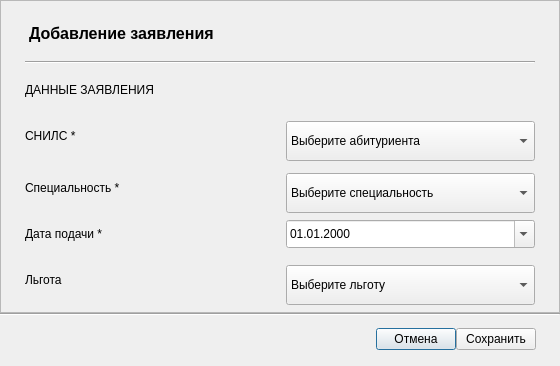
<?xml version="1.0" encoding="UTF-8"?>
<ui version="4.0">
 <class>AddApplicationDialog</class>
 <widget class="QDialog" name="AddApplicationDialog">
  <property name="geometry">
   <rect>
    <x>0</x>
    <y>0</y>
    <width>560</width>
    <height>366</height>
   </rect>
  </property>
  <property name="windowTitle">
   <string>Добавление заявления</string>
  </property>
  <property name="styleSheet">
   <string notr="true">QDialog,
QWidget,
QScrollArea,
QScrollArea &gt; QWidget,
QScrollArea &gt; QWidget &gt; QWidget {
    background-color: rgb(255, 255, 255);
}
QLabel {
    color: rgb(0, 0, 0);
    background-color: transparent;
}
QLabel#groupLabel {
    color: #1976D2;
    font-weight: bold;
    padding-top: 8px;
    background-color: transparent;
}
QPushButton {
    background-color: #1976D2;
    color: #FFFFFF;
    border: none;
    border-radius: 3px;
    min-height: 28px;
    padding: 0 16px;
}
QPushButton:hover {
    background-color: #1565C0;
}
QPushButton:pressed {
    background-color: #0D47A1;
}
QPushButton#btnCancel {
    background-color: #757575;
}
QPushButton#btnCancel:hover {
    background-color: #616161;
}
QPushButton#btnCancel:pressed {
    background-color: #424242;
}
QLineEdit {
    background-color: #F5F5F5;
    border: 1px solid #E0E0E0;
    border-radius: 8px;
    color: #000000;
    min-height: 28px;
    padding: 0 8px;
}
QLineEdit:focus {
    border: 1px solid #1976D2;
}
QComboBox {
    background-color: rgb(255, 255, 255);
    border: 1px solid #E0E0E0;
    border-radius: 6px;
    padding: 5px;
    color: #000000;
    min-height: 28px;
}
QComboBox:focus {
    border: 1px solid #1976D2;
}
QDateEdit {
    background-color: #F5F5F5;
    border: 1px solid #E0E0E0;
    border-radius: 8px;
    color: #000000;
    min-height: 28px;
    padding: 0 8px;
}
QDateEdit:focus {
    border: 1px solid #1976D2;
}
QSpinBox {
    background-color: #F5F5F5;
    border: 1px solid #E0E0E0;
    border-radius: 8px;
    color: #000000;
    min-height: 28px;
    padding: 0 8px;
}
QDoubleSpinBox {
    background-color: #F5F5F5;
    border: 1px solid #E0E0E0;
    border-radius: 8px;
    color: #000000;
    min-height: 28px;
    padding: 0 8px;
}
QCheckBox {
    color: #000000;
    spacing: 8px;
}

QCheckBox::indicator {
    width: 18px;
    height: 18px;
    border: 1px solid #E0E0E0;
    border-radius: 3px;
    background-color: #F5F5F5;
}

QCheckBox::indicator:checked {
    background-color: #1976D2;
    border: 1px solid #1976D2;
}

QFrame#divider {
    color: #E0E0E0;
}
QScrollArea {
    border: none;
    background-color: rgb(255, 255, 255);
}
QAbstractItemView {
    background-color: rgb(255, 255, 255);
    border: 1px solid #E0E0E0;
    color: rgb(0, 0, 0);
}
QAbstractItemView::item:selected {
    background-color: #1976D2;
    color: #FFFFFF;
}
</string>
  </property>
  <layout class="QVBoxLayout" name="mainLayout">
   <property name="spacing">
    <number>0</number>
   </property>
   <property name="leftMargin">
    <number>0</number>
   </property>
   <property name="topMargin">
    <number>0</number>
   </property>
   <property name="rightMargin">
    <number>0</number>
   </property>
   <property name="bottomMargin">
    <number>0</number>
   </property>
   <item>
    <widget class="QScrollArea" name="scrollArea">
     <property name="widgetResizable">
      <bool>true</bool>
     </property>
     <widget class="QWidget" name="scrollContent">
      <property name="geometry">
       <rect>
        <x>0</x>
        <y>0</y>
        <width>548</width>
        <height>322</height>
       </rect>
      </property>
      <layout class="QVBoxLayout" name="scrollLayout">
       <property name="spacing">
        <number>12</number>
       </property>
       <property name="leftMargin">
        <number>24</number>
       </property>
       <property name="topMargin">
        <number>20</number>
       </property>
       <property name="rightMargin">
        <number>24</number>
       </property>
       <property name="bottomMargin">
        <number>12</number>
       </property>
       <item>
        <widget class="QLabel" name="titleLabel">
         <property name="styleSheet">
          <string>font-size: 16px; font-weight: bold; color: #000000; padding-bottom: 4px;</string>
         </property>
         <property name="text">
          <string>Добавление заявления</string>
         </property>
        </widget>
       </item>
       <item>
        <widget class="QFrame" name="divider">
         <property name="frameShape">
          <enum>QFrame::Shape::HLine</enum>
         </property>
         <property name="frameShadow">
          <enum>QFrame::Shadow::Sunken</enum>
         </property>
        </widget>
       </item>
       <item>
        <widget class="QLabel" name="groupLabel">
         <property name="text">
          <string>ДАННЫЕ ЗАЯВЛЕНИЯ</string>
         </property>
        </widget>
       </item>
       <item>
        <layout class="QHBoxLayout">
         <item>
          <widget class="QLabel" name="lblSnils">
           <property name="text">
            <string>СНИЛС *</string>
           </property>
          </widget>
         </item>
         <item>
          <widget class="QComboBox" name="comboBox">
           <property name="minimumSize">
            <size>
             <width>0</width>
             <height>40</height>
            </size>
           </property>
           <property name="maximumSize">
            <size>
             <width>16777215</width>
             <height>30</height>
            </size>
           </property>
           <item>
            <property name="text">
             <string>Выберите абитуриента</string>
            </property>
           </item>
          </widget>
         </item>
        </layout>
       </item>
       <item>
        <layout class="QHBoxLayout">
         <item>
          <widget class="QLabel" name="lblSpecialty">
           <property name="text">
            <string>Специальность *</string>
           </property>
          </widget>
         </item>
         <item>
          <widget class="QComboBox" name="inputSpecialty">
           <property name="minimumSize">
            <size>
             <width>0</width>
             <height>40</height>
            </size>
           </property>
           <property name="maximumSize">
            <size>
             <width>16777215</width>
             <height>30</height>
            </size>
           </property>
           <item>
            <property name="text">
             <string>Выберите специальность</string>
            </property>
           </item>
          </widget>
         </item>
        </layout>
       </item>
       <item>
        <layout class="QHBoxLayout">
         <item>
          <widget class="QLabel" name="lblSubmissionDate">
           <property name="text">
            <string>Дата подачи *</string>
           </property>
          </widget>
         </item>
         <item>
          <widget class="QDateEdit" name="inputSubmissionDate">
           <property name="maximumSize">
            <size>
             <width>16777215</width>
             <height>30</height>
            </size>
           </property>
           <property name="displayFormat">
            <string>dd.MM.yyyy</string>
           </property>
           <property name="calendarPopup">
            <bool>true</bool>
           </property>
          </widget>
         </item>
        </layout>
       </item>
       <item>
        <layout class="QHBoxLayout">
         <item>
          <widget class="QLabel" name="lblBenefit">
           <property name="text">
            <string>Льгота</string>
           </property>
          </widget>
         </item>
         <item>
          <widget class="QComboBox" name="inputBenefit">
           <property name="minimumSize">
            <size>
             <width>0</width>
             <height>40</height>
            </size>
           </property>
           <property name="maximumSize">
            <size>
             <width>16777215</width>
             <height>30</height>
            </size>
           </property>
           <item>
            <property name="text">
             <string>Выберите льготу</string>
            </property>
           </item>
           <item>
            <property name="text">
             <string>Нет</string>
            </property>
           </item>
           <item>
            <property name="text">
             <string>Для детей инвалидов</string>
            </property>
           </item>
           <item>
            <property name="text">
             <string>Для детей участников СВО</string>
            </property>
           </item>
           <item>
            <property name="text">
             <string>Льгота для сирот</string>
            </property>
           </item>
          </widget>
         </item>
        </layout>
       </item>
      </layout>
     </widget>
    </widget>
   </item>
   <item>
    <widget class="QFrame" name="dividerBottom">
     <property name="frameShape">
      <enum>QFrame::Shape::HLine</enum>
     </property>
     <property name="frameShadow">
      <enum>QFrame::Shadow::Sunken</enum>
     </property>
    </widget>
   </item>
   <item>
    <layout class="QHBoxLayout" name="btnLayout">
     <property name="leftMargin">
      <number>24</number>
     </property>
     <property name="topMargin">
      <number>12</number>
     </property>
     <property name="rightMargin">
      <number>24</number>
     </property>
     <property name="bottomMargin">
      <number>16</number>
     </property>
     <item>
      <spacer>
       <property name="orientation">
        <enum>Qt::Orientation::Horizontal</enum>
       </property>
       <property name="sizeHint" stdset="0">
        <size>
         <width>40</width>
         <height>20</height>
        </size>
       </property>
      </spacer>
     </item>
     <item>
      <widget class="QPushButton" name="btnCancel">
       <property name="text">
        <string>Отмена</string>
       </property>
      </widget>
     </item>
     <item>
      <widget class="QPushButton" name="btnSave">
       <property name="text">
        <string>Сохранить</string>
       </property>
      </widget>
     </item>
    </layout>
   </item>
  </layout>
 </widget>
 <resources/>
 <connections/>
</ui>
